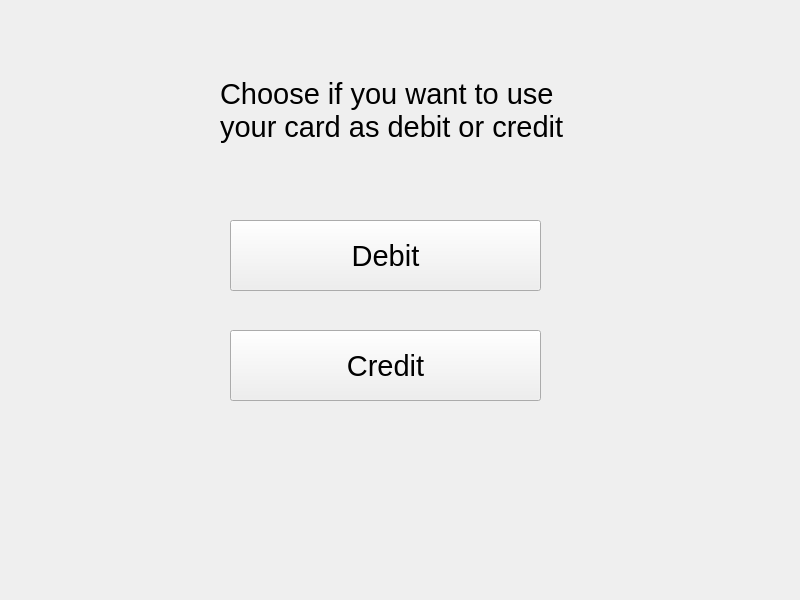
<?xml version="1.0" encoding="UTF-8"?>
<ui version="4.0">
 <class>MainWindow</class>
 <widget class="QWidget" name="MainWindow">
  <property name="geometry">
   <rect>
    <x>0</x>
    <y>0</y>
    <width>800</width>
    <height>600</height>
   </rect>
  </property>
  <property name="windowTitle">
   <string>Banksim</string>
  </property>
  <widget class="QStackedWidget" name="stackedWidget">
   <property name="geometry">
    <rect>
     <x>0</x>
     <y>0</y>
     <width>800</width>
     <height>600</height>
    </rect>
   </property>
   <property name="font">
    <font>
     <pointsize>22</pointsize>
     <stylestrategy>PreferAntialias</stylestrategy>
    </font>
   </property>
   <property name="currentIndex">
    <number>2</number>
   </property>
   <widget class="QWidget" name="etusivu">
    <widget class="QToolButton" name="kirjaudu_ulos">
     <property name="geometry">
      <rect>
       <x>590</x>
       <y>530</y>
       <width>191</width>
       <height>61</height>
      </rect>
     </property>
     <property name="font">
      <font>
       <pointsize>22</pointsize>
       <stylestrategy>PreferAntialias</stylestrategy>
      </font>
     </property>
     <property name="text">
      <string>Log out</string>
     </property>
    </widget>
    <widget class="QToolButton" name="tilitapahtumat">
     <property name="geometry">
      <rect>
       <x>430</x>
       <y>260</y>
       <width>351</width>
       <height>101</height>
      </rect>
     </property>
     <property name="font">
      <font>
       <pointsize>22</pointsize>
       <stylestrategy>PreferAntialias</stylestrategy>
      </font>
     </property>
     <property name="text">
      <string>Transaction history</string>
     </property>
    </widget>
    <widget class="QToolButton" name="talletus">
     <property name="geometry">
      <rect>
       <x>20</x>
       <y>390</y>
       <width>351</width>
       <height>101</height>
      </rect>
     </property>
     <property name="font">
      <font>
       <pointsize>22</pointsize>
       <stylestrategy>PreferAntialias</stylestrategy>
      </font>
     </property>
     <property name="text">
      <string>Deposit</string>
     </property>
    </widget>
    <widget class="QToolButton" name="nosto">
     <property name="geometry">
      <rect>
       <x>20</x>
       <y>260</y>
       <width>351</width>
       <height>101</height>
      </rect>
     </property>
     <property name="font">
      <font>
       <pointsize>22</pointsize>
       <stylestrategy>PreferAntialias</stylestrategy>
      </font>
     </property>
     <property name="text">
      <string>Withdrawal</string>
     </property>
    </widget>
    <widget class="QPushButton" name="saldo_nappi">
     <property name="geometry">
      <rect>
       <x>430</x>
       <y>390</y>
       <width>351</width>
       <height>101</height>
      </rect>
     </property>
     <property name="text">
      <string>Balance</string>
     </property>
    </widget>
    <widget class="QLabel" name="pictureLabel">
     <property name="geometry">
      <rect>
       <x>70</x>
       <y>30</y>
       <width>192</width>
       <height>192</height>
      </rect>
     </property>
     <property name="text">
      <string/>
     </property>
    </widget>
    <widget class="QWidget" name="formLayoutWidget">
     <property name="geometry">
      <rect>
       <x>340</x>
       <y>40</y>
       <width>421</width>
       <height>181</height>
      </rect>
     </property>
     <layout class="QFormLayout" name="formLayout">
      <item row="0" column="0">
       <widget class="QLabel" name="label">
        <property name="text">
         <string>Name:</string>
        </property>
       </widget>
      </item>
      <item row="1" column="0">
       <widget class="QLabel" name="label_2">
        <property name="text">
         <string>Account:</string>
        </property>
       </widget>
      </item>
      <item row="2" column="0">
       <widget class="QLabel" name="label_3">
        <property name="text">
         <string>Card:</string>
        </property>
       </widget>
      </item>
      <item row="3" column="0">
       <widget class="QLabel" name="label_4">
        <property name="text">
         <string>Card no:</string>
        </property>
       </widget>
      </item>
      <item row="0" column="1">
       <widget class="QLabel" name="nameLabel">
        <property name="text">
         <string>Nimi</string>
        </property>
       </widget>
      </item>
      <item row="1" column="1">
       <widget class="QLabel" name="accountNameLabel">
        <property name="text">
         <string>account name</string>
        </property>
       </widget>
      </item>
      <item row="2" column="1">
       <widget class="QLabel" name="cardTypeLabel">
        <property name="text">
         <string>kortin tyyppi</string>
        </property>
       </widget>
      </item>
      <item row="3" column="1">
       <widget class="QLabel" name="cardNumberLabel">
        <property name="text">
         <string>kortin numero</string>
        </property>
       </widget>
      </item>
     </layout>
    </widget>
   </widget>
   <widget class="QWidget" name="logisivu">
    <widget class="QListWidget" name="listWidget">
     <property name="geometry">
      <rect>
       <x>300</x>
       <y>80</y>
       <width>481</width>
       <height>441</height>
      </rect>
     </property>
     <property name="font">
      <font>
       <pointsize>22</pointsize>
       <stylestrategy>PreferAntialias</stylestrategy>
      </font>
     </property>
     <property name="focusPolicy">
      <enum>Qt::NoFocus</enum>
     </property>
     <property name="styleSheet">
      <string notr="true"/>
     </property>
     <property name="alternatingRowColors">
      <bool>true</bool>
     </property>
    </widget>
    <widget class="QWidget" name="verticalLayoutWidget">
     <property name="geometry">
      <rect>
       <x>10</x>
       <y>80</y>
       <width>271</width>
       <height>176</height>
      </rect>
     </property>
     <layout class="QVBoxLayout" name="verticalLayout">
      <item>
       <widget class="QLabel" name="account_lable">
        <property name="font">
         <font>
          <pointsize>18</pointsize>
          <stylestrategy>PreferAntialias</stylestrategy>
         </font>
        </property>
        <property name="text">
         <string>Account owner</string>
        </property>
       </widget>
      </item>
      <item>
       <widget class="QLineEdit" name="account_name">
        <property name="focusPolicy">
         <enum>Qt::NoFocus</enum>
        </property>
        <property name="readOnly">
         <bool>true</bool>
        </property>
       </widget>
      </item>
      <item>
       <widget class="QLabel" name="balance_label_2">
        <property name="font">
         <font>
          <pointsize>18</pointsize>
          <stylestrategy>PreferAntialias</stylestrategy>
         </font>
        </property>
        <property name="text">
         <string>Balance</string>
        </property>
       </widget>
      </item>
      <item>
       <widget class="QLineEdit" name="saldoArvo_3">
        <property name="focusPolicy">
         <enum>Qt::NoFocus</enum>
        </property>
        <property name="readOnly">
         <bool>true</bool>
        </property>
       </widget>
      </item>
     </layout>
    </widget>
    <widget class="QWidget" name="verticalLayoutWidget_2">
     <property name="geometry">
      <rect>
       <x>10</x>
       <y>370</y>
       <width>271</width>
       <height>155</height>
      </rect>
     </property>
     <layout class="QVBoxLayout" name="verticalLayout_2">
      <item>
       <widget class="QPushButton" name="prev_10">
        <property name="text">
         <string>Prev page</string>
        </property>
       </widget>
      </item>
      <item>
       <widget class="QPushButton" name="next_10">
        <property name="text">
         <string>Next page</string>
        </property>
       </widget>
      </item>
      <item>
       <widget class="QPushButton" name="close">
        <property name="text">
         <string>Back</string>
        </property>
       </widget>
      </item>
     </layout>
    </widget>
    <widget class="QLabel" name="label_5">
     <property name="geometry">
      <rect>
       <x>0</x>
       <y>20</y>
       <width>801</width>
       <height>51</height>
      </rect>
     </property>
     <property name="font">
      <font>
       <pointsize>30</pointsize>
       <stylestrategy>PreferAntialias</stylestrategy>
      </font>
     </property>
     <property name="text">
      <string>Transaction history</string>
     </property>
     <property name="alignment">
      <set>Qt::AlignCenter</set>
     </property>
    </widget>
   </widget>
   <widget class="QWidget" name="valintasivu">
    <widget class="QPushButton" name="debit_button">
     <property name="geometry">
      <rect>
       <x>230</x>
       <y>220</y>
       <width>311</width>
       <height>71</height>
      </rect>
     </property>
     <property name="text">
      <string>Debit</string>
     </property>
    </widget>
    <widget class="QPushButton" name="credit_button">
     <property name="geometry">
      <rect>
       <x>230</x>
       <y>330</y>
       <width>311</width>
       <height>71</height>
      </rect>
     </property>
     <property name="text">
      <string>Credit</string>
     </property>
    </widget>
    <widget class="QLabel" name="label_6">
     <property name="geometry">
      <rect>
       <x>220</x>
       <y>50</y>
       <width>381</width>
       <height>121</height>
      </rect>
     </property>
     <property name="text">
      <string>Choose if you want to use your card as debit or credit</string>
     </property>
     <property name="wordWrap">
      <bool>true</bool>
     </property>
    </widget>
   </widget>
   <widget class="QWidget" name="saldosivu">
    <widget class="QLabel" name="transaction_label">
     <property name="geometry">
      <rect>
       <x>240</x>
       <y>150</y>
       <width>311</width>
       <height>41</height>
      </rect>
     </property>
     <property name="text">
      <string>Last five transactions</string>
     </property>
     <property name="alignment">
      <set>Qt::AlignCenter</set>
     </property>
    </widget>
    <widget class="QPushButton" name="close_button">
     <property name="geometry">
      <rect>
       <x>260</x>
       <y>520</y>
       <width>281</width>
       <height>51</height>
      </rect>
     </property>
     <property name="text">
      <string>Back</string>
     </property>
    </widget>
    <widget class="QListWidget" name="transaction">
     <property name="geometry">
      <rect>
       <x>40</x>
       <y>220</y>
       <width>711</width>
       <height>281</height>
      </rect>
     </property>
     <property name="alternatingRowColors">
      <bool>true</bool>
     </property>
    </widget>
    <widget class="QWidget" name="verticalLayoutWidget_3">
     <property name="geometry">
      <rect>
       <x>40</x>
       <y>30</y>
       <width>301</width>
       <height>93</height>
      </rect>
     </property>
     <layout class="QVBoxLayout" name="verticalLayout_3">
      <item>
       <widget class="QLabel" name="name_label">
        <property name="font">
         <font>
          <pointsize>22</pointsize>
          <stylestrategy>PreferAntialias</stylestrategy>
          <kerning>true</kerning>
         </font>
        </property>
        <property name="text">
         <string>Account owner</string>
        </property>
       </widget>
      </item>
      <item>
       <widget class="QLineEdit" name="account_name1">
        <property name="font">
         <font>
          <pointsize>22</pointsize>
          <stylestrategy>PreferAntialias</stylestrategy>
          <kerning>false</kerning>
         </font>
        </property>
        <property name="readOnly">
         <bool>true</bool>
        </property>
       </widget>
      </item>
     </layout>
    </widget>
    <widget class="QWidget" name="verticalLayoutWidget_4">
     <property name="geometry">
      <rect>
       <x>450</x>
       <y>30</y>
       <width>301</width>
       <height>93</height>
      </rect>
     </property>
     <layout class="QVBoxLayout" name="verticalLayout_4">
      <item>
       <widget class="QLabel" name="balance_label">
        <property name="font">
         <font>
          <pointsize>22</pointsize>
          <stylestrategy>PreferAntialias</stylestrategy>
          <kerning>true</kerning>
         </font>
        </property>
        <property name="text">
         <string>Balance</string>
        </property>
       </widget>
      </item>
      <item>
       <widget class="QLineEdit" name="saldoArvo_2">
        <property name="font">
         <font>
          <pointsize>22</pointsize>
          <stylestrategy>PreferAntialias</stylestrategy>
          <kerning>true</kerning>
         </font>
        </property>
        <property name="text">
         <string/>
        </property>
        <property name="readOnly">
         <bool>true</bool>
        </property>
       </widget>
      </item>
     </layout>
    </widget>
   </widget>
   <widget class="QWidget" name="ottosivu">
    <widget class="QToolButton" name="takaisin">
     <property name="geometry">
      <rect>
       <x>20</x>
       <y>510</y>
       <width>371</width>
       <height>71</height>
      </rect>
     </property>
     <property name="font">
      <font>
       <pointsize>22</pointsize>
       <stylestrategy>PreferAntialias</stylestrategy>
      </font>
     </property>
     <property name="text">
      <string>Back</string>
     </property>
    </widget>
    <widget class="QToolButton" name="nostaNappi">
     <property name="enabled">
      <bool>false</bool>
     </property>
     <property name="geometry">
      <rect>
       <x>410</x>
       <y>510</y>
       <width>371</width>
       <height>71</height>
      </rect>
     </property>
     <property name="font">
      <font>
       <pointsize>22</pointsize>
       <stylestrategy>PreferAntialias</stylestrategy>
      </font>
     </property>
     <property name="text">
      <string>Accept</string>
     </property>
     <property name="checkable">
      <bool>false</bool>
     </property>
     <property name="autoRaise">
      <bool>false</bool>
     </property>
    </widget>
    <widget class="QWidget" name="gridLayoutWidget">
     <property name="geometry">
      <rect>
       <x>20</x>
       <y>20</y>
       <width>421</width>
       <height>461</height>
      </rect>
     </property>
     <layout class="QGridLayout" name="gridLayout">
      <property name="rightMargin">
       <number>0</number>
      </property>
      <property name="spacing">
       <number>20</number>
      </property>
      <item row="0" column="1">
       <widget class="QPushButton" name="nosto1">
        <property name="sizePolicy">
         <sizepolicy hsizetype="Minimum" vsizetype="Minimum">
          <horstretch>0</horstretch>
          <verstretch>0</verstretch>
         </sizepolicy>
        </property>
        <property name="font">
         <font>
          <pointsize>26</pointsize>
          <stylestrategy>PreferAntialias</stylestrategy>
         </font>
        </property>
        <property name="autoFillBackground">
         <bool>false</bool>
        </property>
        <property name="text">
         <string>40</string>
        </property>
       </widget>
      </item>
      <item row="2" column="1">
       <widget class="QPushButton" name="nosto5">
        <property name="sizePolicy">
         <sizepolicy hsizetype="Minimum" vsizetype="Minimum">
          <horstretch>0</horstretch>
          <verstretch>0</verstretch>
         </sizepolicy>
        </property>
        <property name="font">
         <font>
          <pointsize>26</pointsize>
          <stylestrategy>PreferAntialias</stylestrategy>
         </font>
        </property>
        <property name="autoFillBackground">
         <bool>false</bool>
        </property>
        <property name="text">
         <string>500</string>
        </property>
       </widget>
      </item>
      <item row="1" column="0">
       <widget class="QPushButton" name="nosto2">
        <property name="sizePolicy">
         <sizepolicy hsizetype="Minimum" vsizetype="Minimum">
          <horstretch>0</horstretch>
          <verstretch>0</verstretch>
         </sizepolicy>
        </property>
        <property name="font">
         <font>
          <pointsize>26</pointsize>
          <stylestrategy>PreferAntialias</stylestrategy>
         </font>
        </property>
        <property name="autoFillBackground">
         <bool>false</bool>
        </property>
        <property name="text">
         <string>60</string>
        </property>
       </widget>
      </item>
      <item row="1" column="1">
       <widget class="QPushButton" name="nosto3">
        <property name="sizePolicy">
         <sizepolicy hsizetype="Minimum" vsizetype="Minimum">
          <horstretch>0</horstretch>
          <verstretch>0</verstretch>
         </sizepolicy>
        </property>
        <property name="font">
         <font>
          <pointsize>26</pointsize>
          <stylestrategy>PreferAntialias</stylestrategy>
         </font>
        </property>
        <property name="autoFillBackground">
         <bool>false</bool>
        </property>
        <property name="text">
         <string>100</string>
        </property>
       </widget>
      </item>
      <item row="2" column="0">
       <widget class="QPushButton" name="nosto4">
        <property name="sizePolicy">
         <sizepolicy hsizetype="Minimum" vsizetype="Minimum">
          <horstretch>0</horstretch>
          <verstretch>0</verstretch>
         </sizepolicy>
        </property>
        <property name="font">
         <font>
          <pointsize>26</pointsize>
          <stylestrategy>PreferAntialias</stylestrategy>
         </font>
        </property>
        <property name="autoFillBackground">
         <bool>false</bool>
        </property>
        <property name="text">
         <string>200</string>
        </property>
       </widget>
      </item>
      <item row="0" column="0">
       <widget class="QPushButton" name="nosto0">
        <property name="sizePolicy">
         <sizepolicy hsizetype="Minimum" vsizetype="Minimum">
          <horstretch>0</horstretch>
          <verstretch>0</verstretch>
         </sizepolicy>
        </property>
        <property name="font">
         <font>
          <pointsize>26</pointsize>
          <stylestrategy>PreferAntialias</stylestrategy>
         </font>
        </property>
        <property name="autoFillBackground">
         <bool>false</bool>
        </property>
        <property name="text">
         <string>20</string>
        </property>
       </widget>
      </item>
     </layout>
    </widget>
    <widget class="QLineEdit" name="saldoArvo">
     <property name="geometry">
      <rect>
       <x>480</x>
       <y>80</y>
       <width>261</width>
       <height>81</height>
      </rect>
     </property>
     <property name="font">
      <font>
       <pointsize>20</pointsize>
       <stylestrategy>PreferAntialias</stylestrategy>
      </font>
     </property>
     <property name="focusPolicy">
      <enum>Qt::NoFocus</enum>
     </property>
     <property name="text">
      <string>0.0</string>
     </property>
     <property name="alignment">
      <set>Qt::AlignCenter</set>
     </property>
     <property name="readOnly">
      <bool>true</bool>
     </property>
    </widget>
    <widget class="QLabel" name="saldo">
     <property name="geometry">
      <rect>
       <x>480</x>
       <y>20</y>
       <width>261</width>
       <height>51</height>
      </rect>
     </property>
     <property name="font">
      <font>
       <pointsize>36</pointsize>
       <stylestrategy>PreferAntialias</stylestrategy>
      </font>
     </property>
     <property name="text">
      <string>Balance</string>
     </property>
     <property name="alignment">
      <set>Qt::AlignCenter</set>
     </property>
    </widget>
    <widget class="QWidget" name="verticalLayoutWidget_5">
     <property name="geometry">
      <rect>
       <x>480</x>
       <y>234</y>
       <width>261</width>
       <height>267</height>
      </rect>
     </property>
     <layout class="QVBoxLayout" name="verticalLayout_5">
      <item>
       <widget class="QLabel" name="teksti_2">
        <property name="font">
         <font>
          <pointsize>36</pointsize>
          <stylestrategy>PreferAntialias</stylestrategy>
         </font>
        </property>
        <property name="text">
         <string>Withdrawal</string>
        </property>
        <property name="alignment">
         <set>Qt::AlignCenter</set>
        </property>
       </widget>
      </item>
      <item>
       <widget class="QLineEdit" name="nostoArvo">
        <property name="enabled">
         <bool>true</bool>
        </property>
        <property name="font">
         <font>
          <pointsize>20</pointsize>
          <stylestrategy>PreferAntialias</stylestrategy>
         </font>
        </property>
        <property name="focusPolicy">
         <enum>Qt::NoFocus</enum>
        </property>
        <property name="text">
         <string>0.0</string>
        </property>
        <property name="alignment">
         <set>Qt::AlignCenter</set>
        </property>
        <property name="readOnly">
         <bool>true</bool>
        </property>
       </widget>
      </item>
      <item>
       <widget class="QPushButton" name="customAmount">
        <property name="font">
         <font>
          <pointsize>22</pointsize>
          <stylestrategy>PreferAntialias</stylestrategy>
         </font>
        </property>
        <property name="text">
         <string>Set custom amount</string>
        </property>
       </widget>
      </item>
      <item>
       <widget class="QPushButton" name="clear">
        <property name="font">
         <font>
          <pointsize>22</pointsize>
          <stylestrategy>PreferAntialias</stylestrategy>
         </font>
        </property>
        <property name="text">
         <string>Clear</string>
        </property>
       </widget>
      </item>
     </layout>
    </widget>
    <widget class="QLabel" name="balanceErrorText">
     <property name="geometry">
      <rect>
       <x>480</x>
       <y>170</y>
       <width>259</width>
       <height>39</height>
      </rect>
     </property>
     <property name="font">
      <font>
       <pointsize>18</pointsize>
       <stylestrategy>PreferAntialias</stylestrategy>
      </font>
     </property>
     <property name="text">
      <string/>
     </property>
     <property name="alignment">
      <set>Qt::AlignCenter</set>
     </property>
    </widget>
   </widget>
   <widget class="QWidget" name="talletussivu">
    <widget class="QToolButton" name="takaisin_talletus">
     <property name="geometry">
      <rect>
       <x>20</x>
       <y>510</y>
       <width>371</width>
       <height>71</height>
      </rect>
     </property>
     <property name="font">
      <font>
       <pointsize>22</pointsize>
       <stylestrategy>PreferAntialias</stylestrategy>
      </font>
     </property>
     <property name="text">
      <string>Back</string>
     </property>
    </widget>
    <widget class="QWidget" name="gridLayoutWidget_2">
     <property name="geometry">
      <rect>
       <x>20</x>
       <y>20</y>
       <width>421</width>
       <height>461</height>
      </rect>
     </property>
     <layout class="QGridLayout" name="gridLayout_4">
      <property name="spacing">
       <number>20</number>
      </property>
      <item row="0" column="0">
       <widget class="QPushButton" name="talletus5">
        <property name="sizePolicy">
         <sizepolicy hsizetype="Minimum" vsizetype="Minimum">
          <horstretch>0</horstretch>
          <verstretch>0</verstretch>
         </sizepolicy>
        </property>
        <property name="font">
         <font>
          <pointsize>26</pointsize>
          <stylestrategy>PreferAntialias</stylestrategy>
         </font>
        </property>
        <property name="autoFillBackground">
         <bool>false</bool>
        </property>
        <property name="text">
         <string>20</string>
        </property>
       </widget>
      </item>
      <item row="0" column="1">
       <widget class="QPushButton" name="talletus2">
        <property name="sizePolicy">
         <sizepolicy hsizetype="Minimum" vsizetype="Minimum">
          <horstretch>0</horstretch>
          <verstretch>0</verstretch>
         </sizepolicy>
        </property>
        <property name="font">
         <font>
          <pointsize>26</pointsize>
          <stylestrategy>PreferAntialias</stylestrategy>
         </font>
        </property>
        <property name="autoFillBackground">
         <bool>false</bool>
        </property>
        <property name="text">
         <string>40</string>
        </property>
       </widget>
      </item>
      <item row="1" column="1">
       <widget class="QPushButton" name="talletus3">
        <property name="sizePolicy">
         <sizepolicy hsizetype="Minimum" vsizetype="Minimum">
          <horstretch>0</horstretch>
          <verstretch>0</verstretch>
         </sizepolicy>
        </property>
        <property name="font">
         <font>
          <pointsize>26</pointsize>
          <stylestrategy>PreferAntialias</stylestrategy>
         </font>
        </property>
        <property name="autoFillBackground">
         <bool>false</bool>
        </property>
        <property name="text">
         <string>100</string>
        </property>
       </widget>
      </item>
      <item row="1" column="0">
       <widget class="QPushButton" name="talletus4">
        <property name="sizePolicy">
         <sizepolicy hsizetype="Minimum" vsizetype="Minimum">
          <horstretch>0</horstretch>
          <verstretch>0</verstretch>
         </sizepolicy>
        </property>
        <property name="font">
         <font>
          <pointsize>26</pointsize>
          <stylestrategy>PreferAntialias</stylestrategy>
         </font>
        </property>
        <property name="autoFillBackground">
         <bool>false</bool>
        </property>
        <property name="text">
         <string>60</string>
        </property>
       </widget>
      </item>
      <item row="2" column="1">
       <widget class="QPushButton" name="talletus1">
        <property name="sizePolicy">
         <sizepolicy hsizetype="Minimum" vsizetype="Minimum">
          <horstretch>0</horstretch>
          <verstretch>0</verstretch>
         </sizepolicy>
        </property>
        <property name="font">
         <font>
          <pointsize>26</pointsize>
          <stylestrategy>PreferAntialias</stylestrategy>
         </font>
        </property>
        <property name="autoFillBackground">
         <bool>false</bool>
        </property>
        <property name="text">
         <string>500</string>
        </property>
       </widget>
      </item>
      <item row="2" column="0">
       <widget class="QPushButton" name="talletus0">
        <property name="sizePolicy">
         <sizepolicy hsizetype="Minimum" vsizetype="Minimum">
          <horstretch>0</horstretch>
          <verstretch>0</verstretch>
         </sizepolicy>
        </property>
        <property name="font">
         <font>
          <pointsize>26</pointsize>
          <stylestrategy>PreferAntialias</stylestrategy>
         </font>
        </property>
        <property name="autoFillBackground">
         <bool>false</bool>
        </property>
        <property name="text">
         <string>200</string>
        </property>
       </widget>
      </item>
     </layout>
    </widget>
    <widget class="QLabel" name="saldo_2">
     <property name="geometry">
      <rect>
       <x>480</x>
       <y>20</y>
       <width>261</width>
       <height>51</height>
      </rect>
     </property>
     <property name="font">
      <font>
       <pointsize>36</pointsize>
       <stylestrategy>PreferAntialias</stylestrategy>
      </font>
     </property>
     <property name="text">
      <string>Balance</string>
     </property>
     <property name="alignment">
      <set>Qt::AlignCenter</set>
     </property>
    </widget>
    <widget class="QPushButton" name="clearTalletus">
     <property name="geometry">
      <rect>
       <x>480</x>
       <y>430</y>
       <width>261</width>
       <height>51</height>
      </rect>
     </property>
     <property name="font">
      <font>
       <pointsize>22</pointsize>
       <stylestrategy>PreferAntialias</stylestrategy>
      </font>
     </property>
     <property name="text">
      <string>Clear</string>
     </property>
    </widget>
    <widget class="QLineEdit" name="saldoArvo_4">
     <property name="geometry">
      <rect>
       <x>480</x>
       <y>80</y>
       <width>261</width>
       <height>81</height>
      </rect>
     </property>
     <property name="font">
      <font>
       <pointsize>20</pointsize>
       <stylestrategy>PreferAntialias</stylestrategy>
      </font>
     </property>
     <property name="text">
      <string>0.0</string>
     </property>
     <property name="alignment">
      <set>Qt::AlignCenter</set>
     </property>
     <property name="readOnly">
      <bool>true</bool>
     </property>
    </widget>
    <widget class="QLabel" name="teksti_3">
     <property name="geometry">
      <rect>
       <x>480</x>
       <y>270</y>
       <width>261</width>
       <height>61</height>
      </rect>
     </property>
     <property name="font">
      <font>
       <pointsize>36</pointsize>
       <stylestrategy>PreferAntialias</stylestrategy>
      </font>
     </property>
     <property name="text">
      <string>Deposit</string>
     </property>
     <property name="alignment">
      <set>Qt::AlignCenter</set>
     </property>
    </widget>
    <widget class="QLineEdit" name="talletusArvo">
     <property name="enabled">
      <bool>true</bool>
     </property>
     <property name="geometry">
      <rect>
       <x>480</x>
       <y>340</y>
       <width>261</width>
       <height>81</height>
      </rect>
     </property>
     <property name="font">
      <font>
       <pointsize>20</pointsize>
       <stylestrategy>PreferAntialias</stylestrategy>
      </font>
     </property>
     <property name="focusPolicy">
      <enum>Qt::NoFocus</enum>
     </property>
     <property name="text">
      <string>0.0</string>
     </property>
     <property name="alignment">
      <set>Qt::AlignCenter</set>
     </property>
     <property name="readOnly">
      <bool>true</bool>
     </property>
    </widget>
    <widget class="QToolButton" name="talletaNappi">
     <property name="enabled">
      <bool>false</bool>
     </property>
     <property name="geometry">
      <rect>
       <x>410</x>
       <y>510</y>
       <width>371</width>
       <height>71</height>
      </rect>
     </property>
     <property name="font">
      <font>
       <pointsize>22</pointsize>
       <stylestrategy>PreferAntialias</stylestrategy>
      </font>
     </property>
     <property name="text">
      <string>Accept</string>
     </property>
    </widget>
   </widget>
  </widget>
 </widget>
 <resources/>
 <connections/>
</ui>
